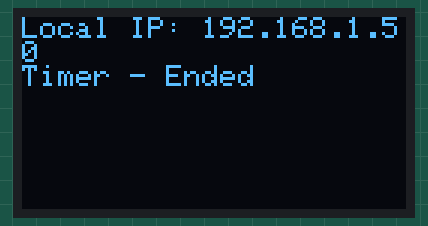
Bench run of a sketch on a simulated ESP8266 (NodeMCU). Shown: 128×64 one-colour display. WiFi joins after 1.5 s; servers stay silent unless stated; what the sketch prints to the serial monitor is not drawn.

Above: at 1.6 s.

The sketch:

project.ino
```cpp
#include <stdio.h>
#include <ESP8266WebServer.h>
#include <ArduinoJson.h>

#include <SPI.h>
#include <Wire.h>
#include <Adafruit_GFX.h>
#include <Adafruit_SSD1306.h>
#include "DHTesp.h"

Adafruit_SSD1306 display(128, 64, &Wire, -1);

#define HTTP_REST_PORT 80
#define WIFI_RETRY_DELAY 500
#define MAX_WIFI_INIT_RETRY 50

#define SSID ""
#define SSID_PASSWORD ""

const char* wifi_ssid = "";
const char* wifi_passwd = "";

int timer = 0;

ESP8266WebServer http_rest_server(HTTP_REST_PORT);

int init_wifi() {
  int retries = 0;
  Serial.println("Connecting to WiFi ...");

  display.clearDisplay();
  display.setTextSize(1);
  display.setTextColor(SSD1306_WHITE);
  display.setCursor(0,0);
  display.print("Connecting to WiFi ...");
  display.display();

  WiFi.mode(WIFI_STA);
  WiFi.begin(wifi_ssid, wifi_passwd);
  // check the status of WiFi connection to be WL_CONNECTED
  while ((WiFi.status() != WL_CONNECTED) && (retries < MAX_WIFI_INIT_RETRY)) {
    retries++;
    delay(WIFI_RETRY_DELAY);
    Serial.print(".");
    // Dots will print to show still connecting...
  }
  return WiFi.status(); // return the WiFi connection status
}

void post_time() {
  http_rest_server.sendHeader("Access-Control-Allow-Origin", "*");
  http_rest_server.send(200, "application/json");

  String post_body = http_rest_server.arg("time");
  Serial.println(post_body);

  timer = post_body.toInt();
  Serial.print("timer");
  Serial.print(timer);
}

/**
    config REST API function
*/
void config_rest_server_routing() {
  http_rest_server.enableCORS(true);
  Serial.println("Cors enabled");

  http_rest_server.on("/", HTTP_GET, []() {

    http_rest_server.sendHeader("Access-Control-Allow-Origin", "*");
    http_rest_server.send(200, "text/html", "Welcome to the ESP8266 REST Web Server");
  });

  http_rest_server.on("/set-timer", HTTP_POST, [](){
  http_rest_server.sendHeader("Access-Control-Allow-Origin", "*");
  http_rest_server.send(200, "text/html", "Welcome to the ESP8266 REST Web Server");

  String post_body = http_rest_server.arg("time");
  Serial.println(post_body);

  timer = post_body.toInt();
  Serial.print("timer");
  Serial.print(timer);
  });
}

void setup(void) {
  Serial.begin(115200);

  display.begin(SSD1306_SWITCHCAPVCC, 0x3C);

  Serial.println("MCU Program Started...");
  if (init_wifi() == WL_CONNECTED) {
    Serial.println("WIFI Connetted");
    Serial.print(wifi_ssid);
    Serial.print("--- IP: ");
    Serial.println(WiFi.localIP());
  }
  else {
    Serial.print("Error connecting to: ");
    Serial.println(wifi_ssid);
  }

  config_rest_server_routing();

  http_rest_server.begin();
  Serial.println("HTTP REST Server Started");
}

void loop(void) {
  http_rest_server.handleClient();

  while(timer > 0){
    display.clearDisplay();
    display.setTextSize(1);
    display.setTextColor(SSD1306_WHITE);
    display.setCursor(0,0);
    display.print("Local IP: ");
    display.println(WiFi.localIP());
    display.print("Timer: ");
    display.println(timer);

    timer = timer - 1;
    Serial.print(timer);
    display.display();
    delay(1000);
  }

  display.clearDisplay();
  display.setTextSize(1);
  display.setTextColor(SSD1306_WHITE);
  display.setCursor(0,0);
  display.print("Local IP: ");
  display.println(WiFi.localIP());
  display.print("Timer - Ended");
  display.display();
}
```
